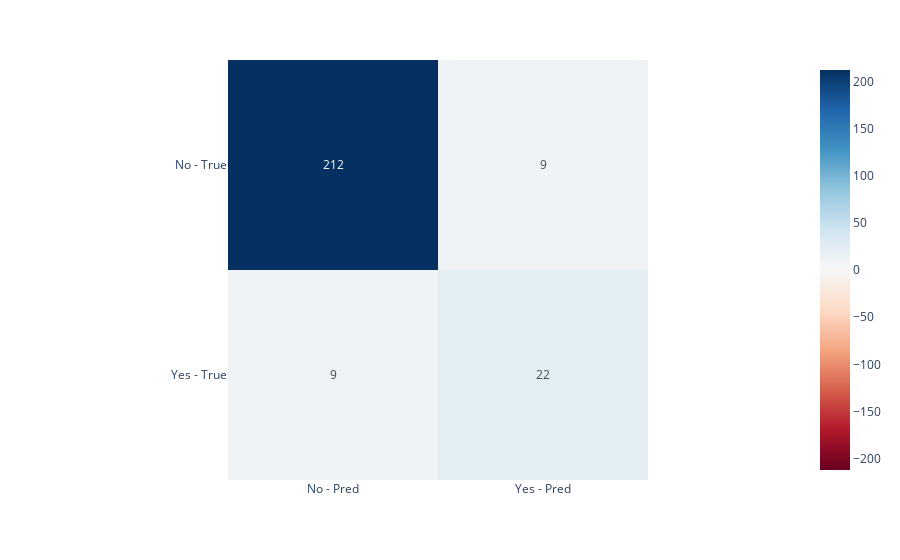

Notebook cell for this chart:
### Code cell
from sklearn.metrics import confusion_matrix

import plotly.express as px
cm = pd.DataFrame(confusion_matrix(y_test, y_pred))
cm.rename({1: 'Yes - Pred', 0: 'No - Pred'}, axis=1, inplace=True)
cm.rename({1: 'Yes - True', 0: 'No - True'}, axis=0, inplace=True)
px.imshow(cm, text_auto=True, color_continuous_scale='RdBu', color_continuous_midpoint=0)

### Figure 1 — Plotly figure (JSON) as saved in the notebook; plotly's stock layout.template omitted (floating-point values rounded to 4 significant figures)
{"data": [{"coloraxis": "coloraxis", "hovertemplate": "x: %{x}<br>y: %{y}<br>color: %{z}<extra></extra>", "name": "0", "texttemplate": "%{z}", "type": "heatmap", "x": ["No - Pred", "Yes - Pred"], "xaxis": "x", "y": ["No - True", "Yes - True"], "yaxis": "y", "z": [[212, 9], [9, 22]]}], "layout": {"coloraxis": {"cmid": 0, "colorscale": [[0, "rgb(103,0,31)"], [0.1, "rgb(178,24,43)"], [0.2, "rgb(214,96,77)"], [0.3, "rgb(244,165,130)"], [0.4, "rgb(253,219,199)"], [0.5, "rgb(247,247,247)"], [0.6, "rgb(209,229,240)"], [0.7, "rgb(146,197,222)"], [0.8, "rgb(67,147,195)"], [0.9, "rgb(33,102,172)"], [1, "rgb(5,48,97)"]]}, "margin": {"t": 60}, "xaxis": {"anchor": "y", "constrain": "domain", "domain": [0, 1], "scaleanchor": "y"}, "yaxis": {"anchor": "x", "autorange": "reversed", "constrain": "domain", "domain": [0, 1]}}}
